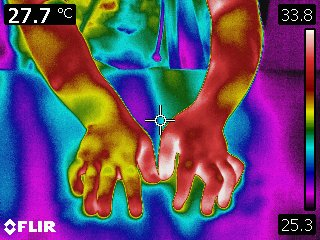
%> input picture CareerProject/researchProject/DetectArthritisByThermoscan/thermogram_project/Data/pic_jpg_mat/panvasa1.jpg, 320 x 240 px
$ octave --eval "result = detectColor(imread('../../../../DetectArthritisByThermoscan/thermogram_project/Data/pic_jpg_mat/panvasa1.jpg'));"   (GNU Octave 9; MATLAB toolbox functions it lacks are replaced by stand-ins)
%> lines starting %> are read from the running program, lines starting %| are printed output that depends on the picture; in (x1, y1, x2, y2) boxes, pixels count from 0 and x2, y2 are one past the last pixel; in counts of white or black regions, pixels touching at a corner belong together; the program's own positions count from 1
function [roi2] = detectColor(img)
% detect green color from result of CMRtools
% result of CMRtools is rgb.dcm type file
%
%
normal_img = img;
%> normal_img is the input picture: size 240x320x3 uint8; mean R, G, B 101.5, 73.4, 107.9
roi = zeros(size(normal_img,1),size(normal_img,2));
count = 0;
check=0;
check2=0;
for m=1:size(normal_img,1)
    for n=1:size(normal_img,2)
        if (normal_img(m,n,2)-normal_img(m,n,3) > 30)
            count = count +1;
%             if normal_img(m,n,1) <= 140
            if (abs(normal_img(m,n,1)-normal_img(m,n,3)) <30) %in phantom
                if check==1
                    count =count +1 ;
                    roi(m,n,:)=1;
                    check2=1;  %% have a seen green color
                end
            else
                if (abs(normal_img(m,n,1)-normal_img(m,n,3)) >30) %in phantom
                    if check2==1
                        check=0;
                    else
                        check=1; %% pass yellow
                    end
                end   %in phantom
            end

        else
            check=0;
            check2=0;
        end
    end
end
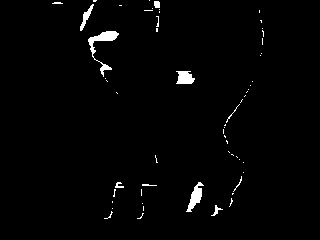
%> roi: size 240x320 double; values 0 (black) and 1 (white), 1.7% white; 58 white regions (48 under 20 px), largest, box (x1, y1, x2, y2) and area: (88, 31, 119, 77) 344, (186, 182, 204, 212) 227, (176, 71, 195, 84) 189
%> after the loop, check = 0; check2 = 0; count = 18790


%figure ,imshow(j);

se = strel('diamond',1);
roi2= roi;
roi2=imerode(roi2,se);
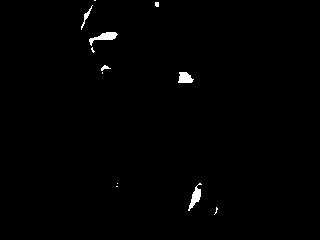
%> roi2: size 240x320 double; values 0 (black) and 1 (white), 0.76% white; 12 white regions (7 under 20 px), largest, box (x1, y1, x2, y2) and area: (89, 32, 118, 46) 165, (188, 183, 202, 211) 150, (178, 72, 194, 83) 132, (81, 5, 93, 30) 58, (101, 65, 111, 71) 29
roi2=imdilate(roi2,se);
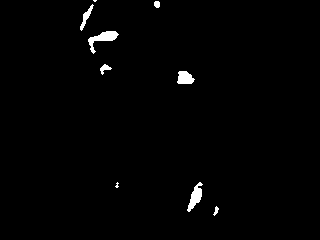
%> roi2: size 240x320 double; values 0 (black) and 1 (white), 1.2% white; 9 white regions (2 under 20 px), largest, box (x1, y1, x2, y2) and area: (88, 31, 119, 54) 258, (187, 182, 203, 212) 218, (177, 71, 195, 84) 178
se2 = strel('diamond',2);
roi2=imdilate(roi2,se2);
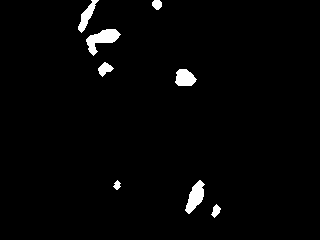
%> roi2: size 240x320 double; values 0 (black) and 1 (white), 2.2% white; 8 white regions, largest, box (x1, y1, x2, y2) and area: (86, 29, 121, 56) 433, (185, 180, 205, 214) 359, (175, 69, 197, 86) 281
roi2=imerode(roi2,se2);
%> roi2: size 240x320 double; values 0 (black) and 1 (white), 1.2% white; 8 white regions (1 under 20 px), largest, box (x1, y1, x2, y2) and area: (88, 31, 119, 54) 259, (187, 182, 203, 212) 225, (177, 71, 195, 84) 179

roi2=im2bw(roi2);

$ run again, on CareerProject/researchProject/DetectArthritisByThermoscan/thermogram_project/Data/pic_jpg_mat/pavinee2.jpg
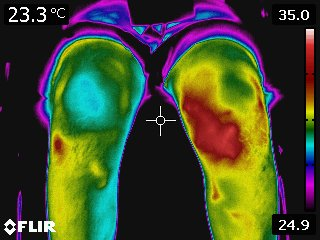
%> input picture CareerProject/researchProject/DetectArthritisByThermoscan/thermogram_project/Data/pic_jpg_mat/pavinee2.jpg, 320 x 240 px
%> in detectColor, normal_img is the input picture: size 240x320x3 uint8; mean R, G, B 65.2, 71.7, 44.8
%> after the loop in detectColor, `for m=1:size(normal_img,1)`:
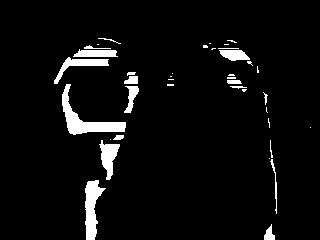
%> roi: size 240x320 double; values 0 (black) and 1 (white), 5.1% white; 39 white regions (20 under 20 px), largest, box (x1, y1, x2, y2) and area: (62, 84, 126, 135) 934, (85, 180, 106, 240) 686, (99, 140, 120, 180) 425
%> after the loop in detectColor, `for m=1:size(normal_img,1)`: check = 0; count = 29336
%> in detectColor, `roi2=imerode(roi2,se2);`:
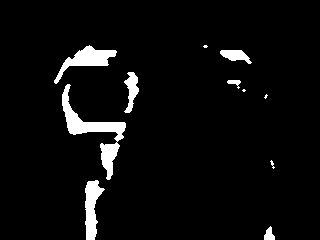
%> roi2: size 240x320 double; values 0 (black) and 1 (white), 4.8% white; 11 white regions (4 under 20 px), largest, box (x1, y1, x2, y2) and area: (62, 84, 126, 180) 1411, (54, 45, 117, 84) 790, (85, 180, 105, 240) 682

$ run again, on CareerProject/researchProject/DetectArthritisByThermoscan/thermogram_project/Data/pic_jpg_mat/yaninda1.jpg
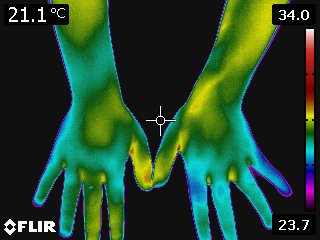
%> input picture CareerProject/researchProject/DetectArthritisByThermoscan/thermogram_project/Data/pic_jpg_mat/yaninda1.jpg, 320 x 240 px
%> in detectColor, normal_img is the input picture: size 240x320x3 uint8; mean R, G, B 35.6, 68, 43.3
%> after the loop in detectColor, `for m=1:size(normal_img,1)`:
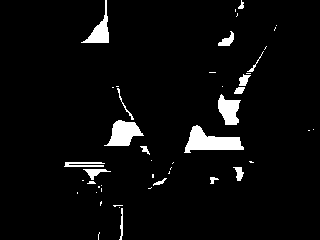
%> roi: size 240x320 double; values 0 (black) and 1 (white), 4.5% white; 47 white regions (29 under 20 px), largest, box (x1, y1, x2, y2) and area: (184, 125, 244, 153) 870, (104, 120, 144, 146) 607, (218, 94, 241, 125) 453
%> after the loop in detectColor, `for m=1:size(normal_img,1)`: check = 0; count = 26394
%> in detectColor, `roi2=imdilate(roi2,se2);`:
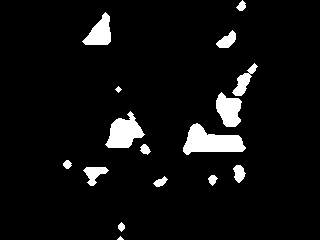
%> roi2: size 240x320 double; values 0 (black) and 1 (white), 5.9% white; 16 white regions (1 under 20 px), largest, box (x1, y1, x2, y2) and area: (183, 123, 246, 155) 1162, (105, 111, 145, 148) 841, (216, 92, 242, 127) 624
